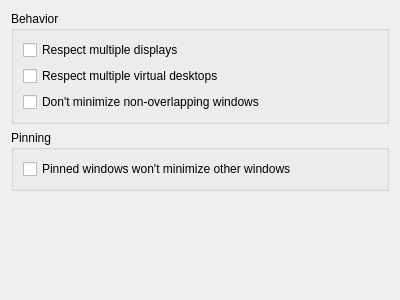
<?xml version="1.0" encoding="UTF-8"?>
<ui version="4.0">
 <class>Config</class>
 <widget class="QWidget" name="Config">
  <property name="geometry">
   <rect>
    <x>0</x>
    <y>0</y>
    <width>400</width>
    <height>300</height>
   </rect>
  </property>
  <layout class="QVBoxLayout" name="verticalLayout">
   <item>
    <widget class="QGroupBox" name="groupBox">
     <property name="title">
      <string>Behavior</string>
     </property>
     <layout class="QVBoxLayout" name="verticalLayout_2">
      <item>
       <widget class="QCheckBox" name="kcfg_respectMonitors">
        <property name="text">
         <string>Respect multiple displays</string>
        </property>
       </widget>
      </item>
      <item>
       <widget class="QCheckBox" name="kcfg_respectVirtualDesktops">
        <property name="text">
         <string>Respect multiple virtual desktops</string>
        </property>
       </widget>
      </item>
      <item>
       <widget class="QCheckBox" name="kcfg_respectOverlap">
        <property name="text">
         <string>Don't minimize non-overlapping windows</string>
        </property>
       </widget>
      </item>
     </layout>
    </widget>
   </item>
   <item>
    <widget class="QGroupBox" name="groupBox_2">
     <property name="title">
      <string>Pinning</string>
     </property>
     <layout class="QVBoxLayout" name="verticalLayout_3">
      <item>
       <widget class="QCheckBox" name="kcfg_pinnedWindowsDontMinimize">
        <property name="text">
         <string>Pinned windows won't minimize other windows</string>
        </property>
       </widget>
      </item>
     </layout>
    </widget>
   </item>
   <item>
    <spacer name="verticalSpacer">
     <property name="orientation">
      <enum>Qt::Vertical</enum>
     </property>
     <property name="sizeHint" stdset="0">
      <size>
       <width>20</width>
       <height>40</height>
      </size>
     </property>
    </spacer>
   </item>
  </layout>
 </widget>
 <resources/>
 <connections/>
</ui>
